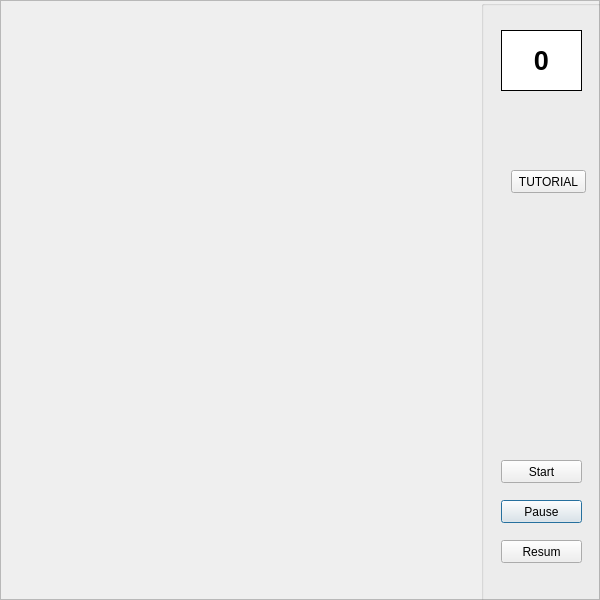
<?xml version="1.0" encoding="UTF-8"?>
<ui version="4.0">
 <class>Dialog</class>
 <widget class="QDialog" name="Dialog">
  <property name="geometry">
   <rect>
    <x>0</x>
    <y>0</y>
    <width>600</width>
    <height>600</height>
   </rect>
  </property>
  <property name="windowTitle">
   <string>Dialog</string>
  </property>
  <property name="styleSheet">
   <string notr="true"/>
  </property>
  <layout class="QVBoxLayout" name="verticalLayout">
   <property name="spacing">
    <number>0</number>
   </property>
   <property name="leftMargin">
    <number>0</number>
   </property>
   <property name="topMargin">
    <number>0</number>
   </property>
   <property name="rightMargin">
    <number>0</number>
   </property>
   <property name="bottomMargin">
    <number>0</number>
   </property>
   <item>
    <widget class="QFrame" name="frame">
     <property name="autoFillBackground">
      <bool>false</bool>
     </property>
     <property name="styleSheet">
      <string notr="true">Background-image:url(:/Lane/Lane.png);</string>
     </property>
     <property name="frameShape">
      <enum>QFrame::StyledPanel</enum>
     </property>
     <property name="frameShadow">
      <enum>QFrame::Raised</enum>
     </property>
     <widget class="QLabel" name="label_10">
      <property name="enabled">
       <bool>true</bool>
      </property>
      <property name="geometry">
       <rect>
        <x>190</x>
        <y>400</y>
        <width>100</width>
        <height>150</height>
       </rect>
      </property>
      <property name="autoFillBackground">
       <bool>false</bool>
      </property>
      <property name="text">
       <string/>
      </property>
      <property name="pixmap">
       <pixmap>Super-car.png</pixmap>
      </property>
      <property name="scaledContents">
       <bool>true</bool>
      </property>
      <property name="alignment">
       <set>Qt::AlignCenter</set>
      </property>
      <property name="indent">
       <number>-1</number>
      </property>
      <property name="openExternalLinks">
       <bool>false</bool>
      </property>
     </widget>
     <widget class="QGroupBox" name="groupBox">
      <property name="geometry">
       <rect>
        <x>481</x>
        <y>0</y>
        <width>120</width>
        <height>800</height>
       </rect>
      </property>
      <property name="title">
       <string/>
      </property>
      <widget class="QPushButton" name="pushButton_3">
       <property name="geometry">
        <rect>
         <x>20</x>
         <y>500</y>
         <width>81</width>
         <height>23</height>
        </rect>
       </property>
       <property name="text">
        <string>Pause</string>
       </property>
      </widget>
      <widget class="QLabel" name="label">
       <property name="geometry">
        <rect>
         <x>20</x>
         <y>30</y>
         <width>81</width>
         <height>61</height>
        </rect>
       </property>
       <property name="font">
        <font>
         <pointsize>20</pointsize>
         <weight>75</weight>
         <bold>true</bold>
        </font>
       </property>
       <property name="styleSheet">
        <string notr="true">background-color:white;
border: 1px solid</string>
       </property>
       <property name="text">
        <string>0</string>
       </property>
       <property name="alignment">
        <set>Qt::AlignCenter</set>
       </property>
      </widget>
      <widget class="QPushButton" name="pushButton_4">
       <property name="geometry">
        <rect>
         <x>20</x>
         <y>460</y>
         <width>81</width>
         <height>23</height>
        </rect>
       </property>
       <property name="text">
        <string>Start</string>
       </property>
      </widget>
      <widget class="QPushButton" name="pushButton_5">
       <property name="geometry">
        <rect>
         <x>20</x>
         <y>540</y>
         <width>81</width>
         <height>23</height>
        </rect>
       </property>
       <property name="text">
        <string>Resum</string>
       </property>
      </widget>
      <widget class="QPushButton" name="TUTORIAL">
       <property name="geometry">
        <rect>
         <x>30</x>
         <y>170</y>
         <width>75</width>
         <height>23</height>
        </rect>
       </property>
       <property name="text">
        <string>TUTORIAL</string>
       </property>
      </widget>
     </widget>
     <widget class="QLabel" name="labelXe1">
      <property name="enabled">
       <bool>true</bool>
      </property>
      <property name="geometry">
       <rect>
        <x>30</x>
        <y>-200</y>
        <width>100</width>
        <height>150</height>
       </rect>
      </property>
      <property name="autoFillBackground">
       <bool>false</bool>
      </property>
      <property name="styleSheet">
       <string notr="true">QLabel {background-color:none;}</string>
      </property>
      <property name="text">
       <string/>
      </property>
      <property name="scaledContents">
       <bool>true</bool>
      </property>
      <property name="alignment">
       <set>Qt::AlignCenter</set>
      </property>
     </widget>
     <widget class="QLabel" name="labelXe2">
      <property name="enabled">
       <bool>true</bool>
      </property>
      <property name="geometry">
       <rect>
        <x>190</x>
        <y>-200</y>
        <width>100</width>
        <height>150</height>
       </rect>
      </property>
      <property name="autoFillBackground">
       <bool>false</bool>
      </property>
      <property name="styleSheet">
       <string notr="true">QLabel {background-color:none;}</string>
      </property>
      <property name="text">
       <string/>
      </property>
      <property name="scaledContents">
       <bool>true</bool>
      </property>
      <property name="alignment">
       <set>Qt::AlignCenter</set>
      </property>
     </widget>
    </widget>
   </item>
  </layout>
 </widget>
 <resources>
  <include location="Lane.qrc"/>
 </resources>
 <connections/>
</ui>
